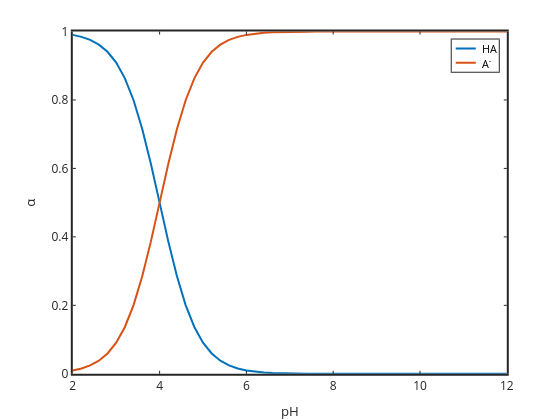

The cell this chart's notebook holds for it:
### Markdown cell above
# Weak acid speciation versus pH

In class we derived the equations for $\alpha$ versus pH

$\alpha_{HA}=\dfrac{[\mathrm{H}^+]}{[\mathrm{H}^+]+K_a}$

$\alpha_{A}=\dfrac{K_a}{[\mathrm{H}^+]+K_a}$

The script below will request a pKa value from the user and then plot the corresponding alpha diagram.

### Code cell
pKa = input("Enter pKa1 value: "); Ka=10^-pKa;
%pKa=4; Ka=10^-pKa;
pH=2:0.2:12; H=10.^-pH;
alphaHL=H./(Ka+H);
alphaL=Ka./(Ka+H);
%h1=plot(pH,alphaHL,'r-','linewidth',2); hold on
%h2=plot(pH,alphaL,'b-',"linewidth", 2);
h=plot(pH,alphaHL,pH,alphaL);
set(h(1),'linewidth',2); set(h(2),'linewidth',2)
legend('HA','A^-')
set(gca,'linewidth',2,'fontsize',12)
xlabel('pH')
ylabel('\alpha')

### Figure 1 — Plotly figure (JSON) as saved in the notebook; plotly's stock layout.template omitted (floating-point values rounded to 4 significant figures)
{"data": [{"line": {"color": "rgb(0,113,188)", "dash": "solid", "width": 2}, "marker": {"color": "rgb(0,113,188)", "line": {"color": "rgb(0,113,188)"}, "size": 6, "symbol": "none"}, "mode": "lines", "name": "HA", "showlegend": true, "type": "scatter", "visibility": true, "x": [2, 2.2, 2.4, 2.6, 2.8, 3, 3.2, 3.4, 3.6, 3.8, 4, 4.2, 4.4, 4.6, 4.8, 5, 5.2, 5.4, 5.6, 5.8, 6, 6.2, 6.4, 6.6, 6.8, 7, 7.2, 7.4, 7.6, 7.8, 8, 8.2, 8.4, 8.6, 8.8, 9, 9.2, 9.4, 9.6, 9.8, 10, 10.2, 10.4, 10.6, 10.8, 11, 11.2, 11.4, 11.6, 11.8, 12], "xaxis": "x", "y": [0.9901, 0.9844, 0.9755, 0.9617, 0.9406, 0.9091, 0.8632, 0.7992, 0.7153, 0.6131, 0.5, 0.3869, 0.2847, 0.2008, 0.1368, 0.09091, 0.05935, 0.03829, 0.0245, 0.0156, 0.009901, 0.00627, 0.003965, 0.002506, 0.001582, 0.000999, 0.0006306, 0.0003979, 0.0002511, 0.0001585, 9.999e-05, 6.309e-05, 3.981e-05, 2.512e-05, 1.585e-05, 1e-05, 6.31e-06, 3.981e-06, 2.512e-06, 1.585e-06, 1e-06, 6.31e-07, 3.981e-07, 2.512e-07, 1.585e-07, 1e-07, 6.31e-08, 3.981e-08, 2.512e-08, 1.585e-08, 1e-08], "yaxis": "y"}, {"line": {"color": "rgb(216,82,24)", "dash": "solid", "width": 2}, "marker": {"color": "rgb(216,82,24)", "line": {"color": "rgb(216,82,24)"}, "size": 6, "symbol": "none"}, "mode": "lines", "name": "A^-", "showlegend": true, "type": "scatter", "visibility": true, "x": [2, 2.2, 2.4, 2.6, 2.8, 3, 3.2, 3.4, 3.6, 3.8, 4, 4.2, 4.4, 4.6, 4.8, 5, 5.2, 5.4, 5.6, 5.8, 6, 6.2, 6.4, 6.6, 6.8, 7, 7.2, 7.4, 7.6, 7.8, 8, 8.2, 8.4, 8.6, 8.8, 9, 9.2, 9.4, 9.6, 9.8, 10, 10.2, 10.4, 10.6, 10.8, 11, 11.2, 11.4, 11.6, 11.8, 12], "xaxis": "x", "y": [0.009901, 0.0156, 0.0245, 0.03829, 0.05935, 0.09091, 0.1368, 0.2008, 0.2847, 0.3869, 0.5, 0.6131, 0.7153, 0.7992, 0.8632, 0.9091, 0.9406, 0.9617, 0.9755, 0.9844, 0.9901, 0.9937, 0.996, 0.9975, 0.9984, 0.999, 0.9994, 0.9996, 0.9997, 0.9998, 0.9999, 0.9999, 1.0, 1.0, 1.0, 1.0, 1.0, 1.0, 1.0, 1.0, 1.0, 1.0, 1.0, 1.0, 1.0, 1.0, 1.0, 1.0, 1.0, 1.0, 1.0], "yaxis": "y"}, {"hoverinfo": "none", "line": {"color": "rgb(0,113,188)", "dash": "solid", "width": 2}, "marker": {"color": "rgb(0,113,188)", "line": {"color": "rgb(0,113,188)"}, "size": 6, "symbol": "none"}, "mode": "lines", "name": "", "showlegend": false, "type": "scatter", "visibility": true, "x": [3, 18], "xaxis": "x2", "y": [6.78, 6.78], "yaxis": "y2"}, {"hoverinfo": "none", "line": {"color": "rgb(216,82,24)", "dash": "solid", "width": 2}, "marker": {"color": "rgb(216,82,24)", "line": {"color": "rgb(216,82,24)"}, "size": 6, "symbol": "none"}, "mode": "lines", "name": "", "showlegend": false, "type": "scatter", "visibility": true, "x": [3, 18], "xaxis": "x2", "y": [17.34, 17.34], "yaxis": "y2"}], "layout": {"annotations": [{"font": {"color": "rgb(0,0,0)", "size": 10.8}, "showarrow": false, "text": "HA", "x": 21, "xanchor": "left", "xref": "x2", "y": 6.78, "yanchor": "middle", "yref": "y2"}, {"font": {"color": "rgb(0,0,0)", "size": 10.8}, "showarrow": false, "text": "A<sup>-</sup>", "x": 21, "xanchor": "left", "xref": "x2", "y": 17.34, "yanchor": "middle", "yref": "y2"}], "height": 420, "hovermode": "closest", "margin": {"b": 0, "l": 0, "r": 0, "t": 0}, "plot_bgcolor": "rgba(0,0,0,0)", "showlegend": false, "width": 560, "xaxis": {"anchor": "y", "autorange": false, "domain": [0.13, 0.905], "exponentformat": "none", "gridcolor": "rgba(38,38,38,0.15)", "gridwidth": 2, "linecolor": "rgb(38,38,38)", "linewidth": 2, "mirror": "ticks", "range": [2, 12], "showgrid": false, "showline": true, "side": "bottom", "spikedash": "solid", "spikemode": "across", "spikesides": false, "spikethickness": 1, "tickangle": 0, "tickcolor": "rgb(38,38,38)", "tickfont": {"color": "rgb(38,38,38)", "size": 12}, "ticklen": 3, "ticks": "inside", "ticktext": ["2", "4", "6", "8", "10", "12"], "tickvals": [2, 4, 6, 8, 10, 12], "title": {"font": {"color": "rgb(38,38,38)", "size": 13.2}, "text": "pH"}, "type": "linear", "visible": true, "zeroline": false}, "xaxis2": {"anchor": "y2", "autorange": false, "domain": [0.8066, 0.8907], "exponentformat": "none", "fixedrange": true, "gridcolor": "rgba(38,38,38,0.15)", "gridwidth": 1, "linecolor": "rgb(38,38,38)", "linewidth": 1, "mirror": true, "range": [0, 35.23], "showgrid": false, "showline": true, "showspikes": false, "side": "bottom", "spikedash": "solid", "spikemode": "across", "spikesides": false, "spikethickness": 1, "tickangle": 0, "tickcolor": "rgb(38,38,38)", "tickfont": {"color": "rgb(38,38,38)", "size": 10.8}, "ticklen": 3, "ticks": "", "ticktext": [], "tickvals": [], "title": {"font": {"color": "rgb(0,0,0)", "size": 11.88}, "text": ""}, "type": "linear", "visible": true, "zeroline": false}, "yaxis": {"anchor": "x", "autorange": false, "domain": [0.11, 0.925], "exponentformat": "none", "gridcolor": "rgba(38,38,38,0.15)", "gridwidth": 2, "linecolor": "rgb(38,38,38)", "linewidth": 2, "mirror": "ticks", "range": [0, 1], "showgrid": false, "showline": true, "side": "left", "spikedash": "solid", "spikemode": "across", "spikesides": false, "spikethickness": 1, "tickangle": 0, "tickcolor": "rgb(38,38,38)", "tickfont": {"color": "rgb(38,38,38)", "size": 12}, "ticklen": 3, "ticks": "inside", "ticktext": ["0", "0.2", "0.4", "0.6", "0.8", "1"], "tickvals": [0, 0.2, 0.4, 0.6, 0.8, 1], "title": {"font": {"color": "rgb(38,38,38)", "size": 13.2}, "text": "&#945;"}, "type": "linear", "visible": true, "zeroline": false}, "yaxis2": {"anchor": "x2", "autorange": false, "domain": [0.8292, 0.9059], "exponentformat": "none", "fixedrange": true, "gridcolor": "rgba(38,38,38,0.15)", "gridwidth": 1, "linecolor": "rgb(38,38,38)", "linewidth": 1, "mirror": true, "range": [24.12, 0], "showgrid": false, "showline": true, "showspikes": false, "side": "left", "spikedash": "solid", "spikemode": "across", "spikesides": false, "spikethickness": 1, "tickangle": 0, "tickcolor": "rgb(38,38,38)", "tickfont": {"color": "rgb(38,38,38)", "size": 10.8}, "ticklen": 3, "ticks": "", "ticktext": [], "tickvals": [], "title": {"font": {"color": "rgb(0,0,0)", "size": 11.88}, "text": ""}, "type": "linear", "visible": true, "zeroline": false}}}
